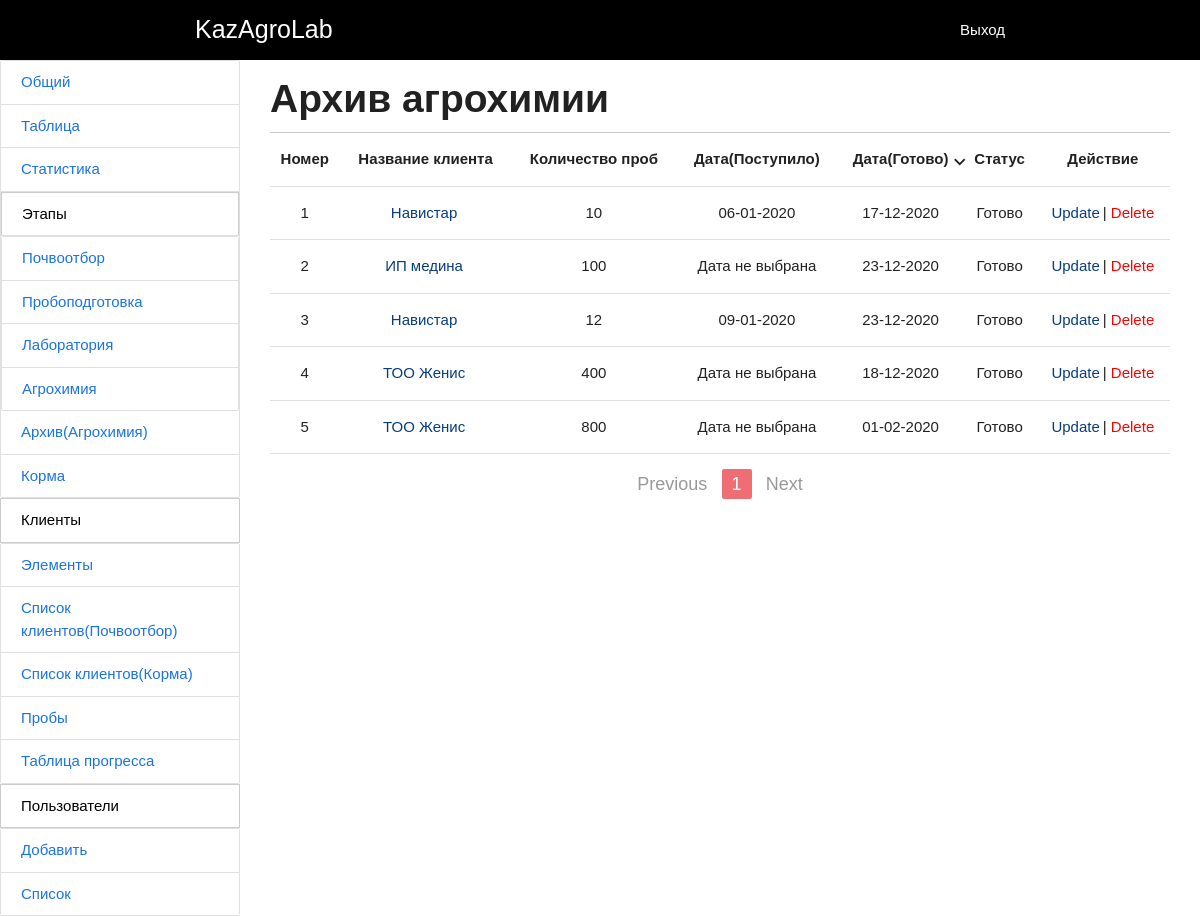
Page /archiveAgroHym/ (signed in) on the committed database.
### navi/models.py (models this page shows, shortened)
class Agrohym(models.Model):
    nameClient = models.ForeignKey(Client, on_delete=models.CASCADE)
    countSamples = models.IntegerField(null=True, blank=True)
    samples = models.ForeignKey(Samples, on_delete=models.CASCADE,null=True,blank=True,  related_name="agrohym")
    date = models.DateField(null=True, blank=True)
    nowTime = models.DateTimeField(auto_now_add=True,blank=True, null=True)
    statusChoice = (
        ('Поступило','Поступило'),
        ('В процессе', 'В процессе'),
        ('Готово', 'Готово')
    )
    status = models.CharField(max_length=200,default = 'Поступило',choices=statusChoice)
    class Meta:
        verbose_name = 'Агрохим'
        verbose_name_plural = 'Агрохим'

class Client(models.Model):
    name = models.CharField(max_length=500)
    countSamples = models.IntegerField()
    date = models.DateField(null=True, blank=True)
    nowTime = models.DateTimeField(auto_now_add=True, blank=True, null=True)
    def __str__(self):
        return self.name
    class Meta:
        verbose_name = 'Клиент'
        verbose_name_plural = 'Клиенты'

class Samples(models.Model):
    client = models.ForeignKey(Client, on_delete=models.CASCADE, related_name='samples')
    count = models.IntegerField()
    elements = models.ManyToManyField(elementsName, related_name='elements')
    date = models.DateField(null=True, blank=True)
    nowTime = models.DateTimeField(auto_now_add=True, blank=True, null=True)
    class Meta:
        verbose_name = 'Проба'
        verbose_name_plural = 'Пробы'

### navi/views.py (the view)
# urls.py: path('archiveAgroHym/',archiveAgroHym,name='archiveAgroHym'),
@login_required(redirect_field_name='login')
def archiveAgroHym(request):
    fdate = timezone.now().date()
    title = 'Агрохим'
    delete = 'deleteArchiveAgrohym'
    update = 'agrohym'
    hasGroup = False
    for i in list(request.user.groups.all()):
        if str(i) == title:
            hasGroup = True
    info = Agrohym.objects.all().order_by('-pk').filter(date__lt=fdate)
    paginator = Paginator(info, 20)  # Show 25 contacts per page
    page = request.GET.get('page')
    try:
        data = paginator.page(page)
        pg = page
    except PageNotAnInteger:
        data = paginator.page(1)
        pg = 1
    except EmptyPage:
        data = paginator.page(paginator.num_pages)
        pg = 1
    title = "Архив агрохимии"
    context = {'title': title, 'info': data, 'delete': delete,'update':update, 'hasGroup': hasGroup, 'pg': pg}
    return render(request, 'archiveAH.html', context=context)

### navi/context_processors.py (called while the page is built)
def UserGroups(request):
    user = request.user
    groups = user.groups.all()
    list_group = []
    for i in groups:
        list_group.append(i.name)
    return {"userGroups":list_group}

### navi/templatetags/mytags.py (called while the page is built)
@register.filter(name='validDate')
def validDate(text):
    if int(text) < 10:
        text = '0' + str(text)
        return text
    else:
        return text

@register.filter(name='count')
def percent(forloop, arg):
    return int(forloop) + 20 * (int(arg) - 1)

### navi/templates/archiveAH.html
       {% extends 'base.html' %}
       {% load mytags %}
       {% block content %}
            <header class="content_header">
                <h1 class="content_title header_title">{{ title }}</h1>
            </header>
            <table class="prop_table centered">
                <thead>
                    <tr>
                        <th class="table_head">Номер</th>
                        <th class="table_head action_2">Название клиента</th>
                        <th class="table_head action_3">Количество проб</th>
                        <th class="table_head action_4">Дата(Поступило)</th>
                        <th class="table_head action_4"><span>
         Дата(Готово)
         <i class="small material-icons table_icon">expand_more</i>
</span></th>
                        <th class="table_head action_5">Статус</th>
                        {% if hasGroup %}<th class="table_head">Действие</th>{% endif %}
                    </tr>
                </thead>
                <tbody class="table_body">
                    {% for i in info %}
                    <tr>
                        <td>{{ forloop.counter | count:pg }}</td>
                        <td><a href="/agrohym/{{ i.pk }}" class="table_action" style="
                                margin-right: 3px;
                            ">{{ i.nameClient }}</a></td>
                        <td>{{ i.countSamples }}</td>
                        <td>{% if i.samples.date %}{{ i.samples.date.day|validDate }}-{{ i.samples.date.month|validDate }}-{{ i.samples.date.year }}{% else %}Дата не выбрана{% endif %}</td>
                        <td>{{ i.date.day|validDate }}-{{ i.date.month|validDate }}-{{ i.date.year }}</td>
                        <td>{{ i.status }}</td>
                        {% if hasGroup %}
                        <td>
                            <div>
                                <a href="/{{update}}/{{ i.pk }}" class="table_action" style="
                                margin-right: 3px;
                            ">Update</a>|
                                <a href="{% url delete i.pk %}" class="table_action table_action_delete modal-trigger">Delete</a>
                            </div>
                        </td>
                        {% endif %}
                    </tr>
                    {% endfor %}
                </tbody>
            </table>
{% include "pagination.html" with page=info %}
            {% endblock %}

### navi/static/css/style.css (style rules this page uses)
body { font-family: 'Noto Sans JP', sans-serif; width: 100%; }
.content_header { height: 55px; border-bottom: 1px solid #ccc; }
.content_title { font-size: 39px; margin: 15px 0; font-weight: 600; }
.table_head { cursor: pointer !important; z-index: 10; }
.table_head span { position: relative; z-index: -1; user-select: none; }
.table_action { color: #083d83; cursor: pointer; }
.table_action.table_action_delete { color: red; }
.table_icon { position: absolute; top: 1px; font-size: 1.5rem !important; }
.table_head { cursor: pointer; }
.table_head span { position: relative; }

### rows in the picture
Agrohym: nameClient "Навистар", countSamples "10", samples.date.day|validDate "06", samples.date.month|validDate "01", samples.date.year "2020", date.day|validDate "17", date.month|validDate "12", date.year "2020", status "Готово"
Agrohym: nameClient "ИП медина", countSamples "100", shows "Дата не выбрана", date.day|validDate "23", date.month|validDate "12", date.year "2020", status "Готово"
Agrohym: nameClient "Навистар", countSamples "12", samples.date.day|validDate "09", samples.date.month|validDate "01", samples.date.year "2020", date.day|validDate "23", date.month|validDate "12", date.year "2020", status "Готово"
Agrohym: nameClient "ТОО Женис", countSamples "400", shows "Дата не выбрана", date.day|validDate "18", date.month|validDate "12", date.year "2020", status "Готово"
Agrohym: nameClient "ТОО Женис", countSamples "800", shows "Дата не выбрана", date.day|validDate "01", date.month|validDate "02", date.year "2020", status "Готово"

### other values in the picture
{{ title }} "Архив агрохимии"
{{ page.number }} "1"
